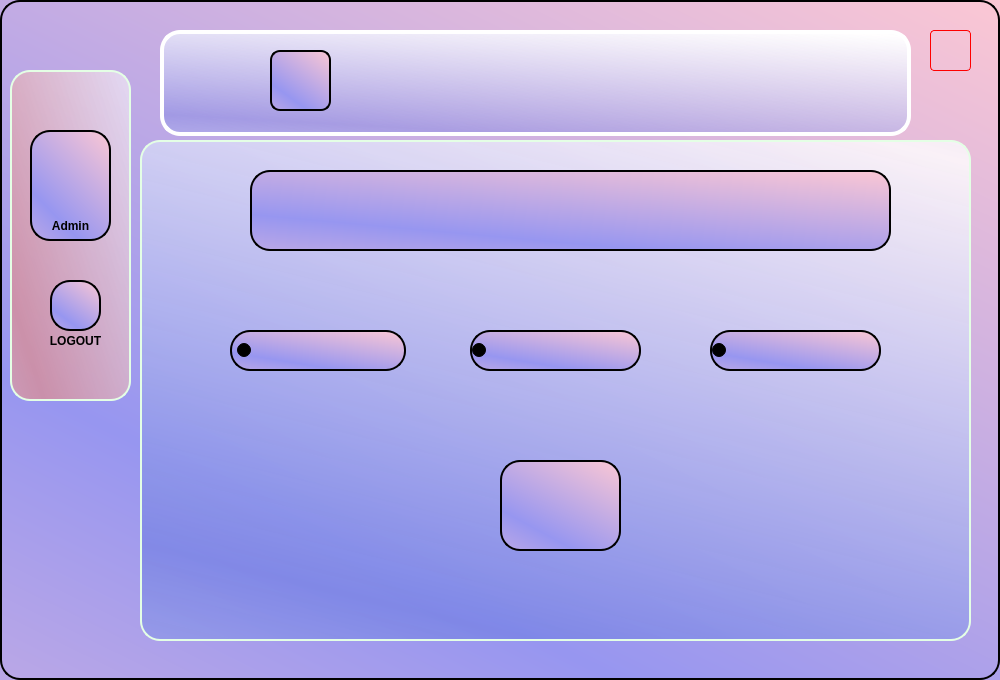
<?xml version="1.0" encoding="UTF-8"?>
<ui version="4.0">
 <class>Form</class>
 <widget class="QWidget" name="Form">
  <property name="geometry">
   <rect>
    <x>0</x>
    <y>0</y>
    <width>1000</width>
    <height>680</height>
   </rect>
  </property>
  <property name="windowTitle">
   <string>Form</string>
  </property>
  <property name="styleSheet">
   <string notr="true">background-color: qlineargradient(spread:reflect, x1:0.392, y1:0.836, x2:1, y2:0, stop:0 rgba(151,150,240, 255), stop:1 rgba(251, 199, 212, 255));
border-radius: 20px;
border: 2px solid;
</string>
  </property>
  <widget class="QLabel" name="label_23">
   <property name="geometry">
    <rect>
     <x>160</x>
     <y>30</y>
     <width>751</width>
     <height>111</height>
    </rect>
   </property>
   <property name="styleSheet">
    <string notr="true">background-image: url(:/pics/pics/text-1689253205263.png);
background-position: center;
background-repeat: no;
padding: 10px;
margin-bottom: 5px;
font-size: 30px;
background-color: qlineargradient(spread:reflect, x1:0.471591, y1:1, x2:0.881, y2:0, stop:0 rgba(117, 129, 227, 100), stop:1 rgba(255, 255, 255, 250));
border: 4px solid rgb(255,255,255);
border-radius: 20px;</string>
   </property>
   <property name="text">
    <string/>
   </property>
  </widget>
  <widget class="QLabel" name="label_24">
   <property name="geometry">
    <rect>
     <x>270</x>
     <y>50</y>
     <width>61</width>
     <height>61</height>
    </rect>
   </property>
   <property name="styleSheet">
    <string notr="true">background-image: url(:/icons/icons/bank logo.JPG);
background-position: center;
border-radius: 10px;</string>
   </property>
   <property name="text">
    <string/>
   </property>
  </widget>
  <widget class="QLabel" name="label_2">
   <property name="geometry">
    <rect>
     <x>10</x>
     <y>70</y>
     <width>121</width>
     <height>331</height>
    </rect>
   </property>
   <property name="styleSheet">
    <string notr="true">border: 2px solid ;
border-radius: 20px;
border-color:  rgb(228, 255, 229);
background-color: qlineargradient(spread:reflect, x1:0.102227, y1:0.802, x2:1, y2:0, stop:0 rgba(223, 141, 141, 180), stop:1 rgba(255, 255, 255, 140));</string>
   </property>
   <property name="text">
    <string/>
   </property>
  </widget>
  <widget class="QLabel" name="label_6">
   <property name="geometry">
    <rect>
     <x>30</x>
     <y>130</y>
     <width>81</width>
     <height>111</height>
    </rect>
   </property>
   <property name="styleSheet">
    <string notr="true">background:url(:/icons/icons/icons8-user-80.png), rgba(0,0,0,0);
background-repeat: no;
</string>
   </property>
   <property name="text">
    <string/>
   </property>
  </widget>
  <widget class="QLabel" name="label_12">
   <property name="geometry">
    <rect>
     <x>50</x>
     <y>330</y>
     <width>51</width>
     <height>21</height>
    </rect>
   </property>
   <property name="font">
    <font>
     <weight>75</weight>
     <bold>true</bold>
    </font>
   </property>
   <property name="styleSheet">
    <string notr="true">background: rgba(0,0,0,0);
border:no;</string>
   </property>
   <property name="text">
    <string>LOGOUT</string>
   </property>
   <property name="alignment">
    <set>Qt::AlignCenter</set>
   </property>
  </widget>
  <widget class="QPushButton" name="pushButton_5">
   <property name="geometry">
    <rect>
     <x>50</x>
     <y>280</y>
     <width>51</width>
     <height>51</height>
    </rect>
   </property>
   <property name="styleSheet">
    <string notr="true">QPushButton{
	background: url(:/icons/icons/icons8-logout-30.png), rgba(0,0,0,0);
	background-repeat: no;
	background-position: center;
	padding: 10px;
}

QPushButton:pressed{
	padding-left: 5px;
	padding-top: 8px;
	background-position: calc(100% - 10px) center;
}
</string>
   </property>
   <property name="text">
    <string/>
   </property>
  </widget>
  <widget class="QLabel" name="label_15">
   <property name="geometry">
    <rect>
     <x>140</x>
     <y>140</y>
     <width>831</width>
     <height>501</height>
    </rect>
   </property>
   <property name="styleSheet">
    <string notr="true">background-color: qlineargradient(spread:pad, x1:0.074, y1:1, x2:0.881, y1:0, stop:0 rgb(69, 104, 220, 150), stop:1 rgbargb(176, 106, 179, 100));
background-position: center;
background-repeat: no;
border-radius: 20px;
border: 2px solid;
border-color:  rgb(228, 255, 229);
background-color: qlineargradient(spread:reflect, x1:0.471591, y1:1, x2:0.881, y2:0, stop:0 rgba(117, 129, 227, 180), stop:1 rgba(255, 255, 255, 200));</string>
   </property>
   <property name="text">
    <string/>
   </property>
  </widget>
  <widget class="QPushButton" name="pushButton">
   <property name="geometry">
    <rect>
     <x>500</x>
     <y>460</y>
     <width>121</width>
     <height>91</height>
    </rect>
   </property>
   <property name="styleSheet">
    <string notr="true">QPushButton{
	background:url(:/icons/icons/icons8-print-80.png), rgba(0,0,0,0);
	background-repeat: no;
	background-position: center;
}

QPushButton:pressed{
	background-position: calc(100% - 30px) bottom;
}
</string>
   </property>
   <property name="text">
    <string/>
   </property>
  </widget>
  <widget class="QRadioButton" name="radioButton">
   <property name="geometry">
    <rect>
     <x>230</x>
     <y>330</y>
     <width>176</width>
     <height>41</height>
    </rect>
   </property>
   <property name="styleSheet">
    <string notr="true">background-image: url(:/icons/icons/text-1689349113209.png);
background-repeat: no;
background-position: center;
padding: 5px;</string>
   </property>
   <property name="text">
    <string/>
   </property>
  </widget>
  <widget class="QRadioButton" name="radioButton_2">
   <property name="geometry">
    <rect>
     <x>470</x>
     <y>330</y>
     <width>171</width>
     <height>41</height>
    </rect>
   </property>
   <property name="styleSheet">
    <string notr="true">background-image: url(:/icons/icons/text-1689349121011.png);
background-repeat: no;
background-position: center;</string>
   </property>
   <property name="text">
    <string/>
   </property>
  </widget>
  <widget class="QRadioButton" name="radioButton_3">
   <property name="geometry">
    <rect>
     <x>710</x>
     <y>330</y>
     <width>171</width>
     <height>41</height>
    </rect>
   </property>
   <property name="styleSheet">
    <string notr="true">background-image: url(:/icons/icons/text-1689349104450.png);
background-repeat: no;
background-position: center;</string>
   </property>
   <property name="text">
    <string/>
   </property>
  </widget>
  <widget class="QLabel" name="label_13">
   <property name="geometry">
    <rect>
     <x>40</x>
     <y>210</y>
     <width>61</width>
     <height>31</height>
    </rect>
   </property>
   <property name="font">
    <font>
     <weight>75</weight>
     <bold>true</bold>
    </font>
   </property>
   <property name="styleSheet">
    <string notr="true">background: rgba(0,0,0,0);
border:no;</string>
   </property>
   <property name="text">
    <string>Admin</string>
   </property>
   <property name="alignment">
    <set>Qt::AlignCenter</set>
   </property>
  </widget>
  <widget class="QLabel" name="label_3">
   <property name="geometry">
    <rect>
     <x>250</x>
     <y>170</y>
     <width>641</width>
     <height>81</height>
    </rect>
   </property>
   <property name="font">
    <font>
     <family>MS Sans Serif</family>
     <pointsize>22</pointsize>
     <weight>75</weight>
     <italic>true</italic>
     <bold>true</bold>
    </font>
   </property>
   <property name="styleSheet">
    <string notr="true">background-image: url(:/icons/icons/text-1689252540047.png);
background-repeat: no;
background-position: center;</string>
   </property>
   <property name="text">
    <string/>
   </property>
   <property name="alignment">
    <set>Qt::AlignCenter</set>
   </property>
  </widget>
  <widget class="QLabel" name="label">
   <property name="geometry">
    <rect>
     <x>500</x>
     <y>420</y>
     <width>121</width>
     <height>41</height>
    </rect>
   </property>
   <property name="styleSheet">
    <string notr="true">background-image: url(:/icons/icons/text-1689349860228.png);
background-repeat: no;
background-position: center;
padding: 5px;
border: no;
background-color: rgba(0,0,0,0);</string>
   </property>
   <property name="text">
    <string/>
   </property>
  </widget>
  <widget class="QPushButton" name="pushButton_8">
   <property name="geometry">
    <rect>
     <x>930</x>
     <y>30</y>
     <width>41</width>
     <height>41</height>
    </rect>
   </property>
   <property name="styleSheet">
    <string notr="true">QPushButton{
background-image: url(:/icons/icons/icons8-close-40.png);
background-color: rgba(0,0,0,0);
border: 1px solid red;
border-radius: 4px;
}
QPushButton:pressed{
	padding-left: 5px;
	padding-top: 8px;
	background-position: calc(100% - 20px);
}</string>
   </property>
   <property name="text">
    <string/>
   </property>
  </widget>
  <zorder>label_23</zorder>
  <zorder>label_24</zorder>
  <zorder>label_2</zorder>
  <zorder>label_6</zorder>
  <zorder>label_12</zorder>
  <zorder>pushButton_5</zorder>
  <zorder>label_15</zorder>
  <zorder>radioButton</zorder>
  <zorder>radioButton_2</zorder>
  <zorder>radioButton_3</zorder>
  <zorder>label_13</zorder>
  <zorder>label_3</zorder>
  <zorder>label</zorder>
  <zorder>pushButton</zorder>
  <zorder>pushButton_8</zorder>
 </widget>
 <resources>
  <include location="../res files/icon.qrc"/>
  <include location="../res files/pic.qrc"/>
 </resources>
 <connections/>
</ui>
